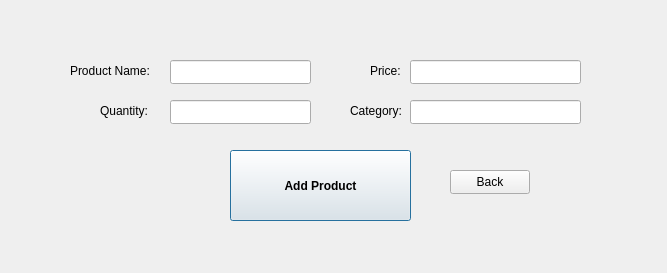
<?xml version="1.0" encoding="UTF-8"?>
<ui version="4.0">
 <class>SellerWindow</class>
 <widget class="QDialog" name="SellerWindow">
  <property name="geometry">
   <rect>
    <x>0</x>
    <y>0</y>
    <width>667</width>
    <height>273</height>
   </rect>
  </property>
  <property name="font">
   <font>
    <bold>false</bold>
   </font>
  </property>
  <property name="windowTitle">
   <string>Dialog</string>
  </property>
  <widget class="QLabel" name="productName_label">
   <property name="geometry">
    <rect>
     <x>70</x>
     <y>60</y>
     <width>91</width>
     <height>21</height>
    </rect>
   </property>
   <property name="text">
    <string>Product Name:</string>
   </property>
  </widget>
  <widget class="QLabel" name="quantity_label">
   <property name="geometry">
    <rect>
     <x>100</x>
     <y>100</y>
     <width>61</width>
     <height>21</height>
    </rect>
   </property>
   <property name="text">
    <string>Quantity:</string>
   </property>
  </widget>
  <widget class="QLabel" name="price_label">
   <property name="geometry">
    <rect>
     <x>370</x>
     <y>60</y>
     <width>41</width>
     <height>21</height>
    </rect>
   </property>
   <property name="text">
    <string>Price:</string>
   </property>
  </widget>
  <widget class="QLabel" name="category_label">
   <property name="geometry">
    <rect>
     <x>350</x>
     <y>100</y>
     <width>61</width>
     <height>21</height>
    </rect>
   </property>
   <property name="text">
    <string>Category:</string>
   </property>
  </widget>
  <widget class="QLineEdit" name="productName_lineEdit">
   <property name="geometry">
    <rect>
     <x>170</x>
     <y>60</y>
     <width>141</width>
     <height>24</height>
    </rect>
   </property>
  </widget>
  <widget class="QLineEdit" name="quantity_lineEdit">
   <property name="geometry">
    <rect>
     <x>170</x>
     <y>100</y>
     <width>141</width>
     <height>24</height>
    </rect>
   </property>
  </widget>
  <widget class="QLineEdit" name="price_lineEdit">
   <property name="geometry">
    <rect>
     <x>410</x>
     <y>60</y>
     <width>171</width>
     <height>24</height>
    </rect>
   </property>
  </widget>
  <widget class="QLineEdit" name="category_lineEdit">
   <property name="geometry">
    <rect>
     <x>410</x>
     <y>100</y>
     <width>171</width>
     <height>24</height>
    </rect>
   </property>
  </widget>
  <widget class="QPushButton" name="addProduct_pushButton">
   <property name="geometry">
    <rect>
     <x>230</x>
     <y>150</y>
     <width>181</width>
     <height>71</height>
    </rect>
   </property>
   <property name="font">
    <font>
     <bold>true</bold>
    </font>
   </property>
   <property name="text">
    <string>Add Product</string>
   </property>
  </widget>
  <widget class="QPushButton" name="back_pushButton">
   <property name="geometry">
    <rect>
     <x>450</x>
     <y>170</y>
     <width>80</width>
     <height>24</height>
    </rect>
   </property>
   <property name="text">
    <string>Back</string>
   </property>
  </widget>
 </widget>
 <resources/>
 <connections/>
</ui>
